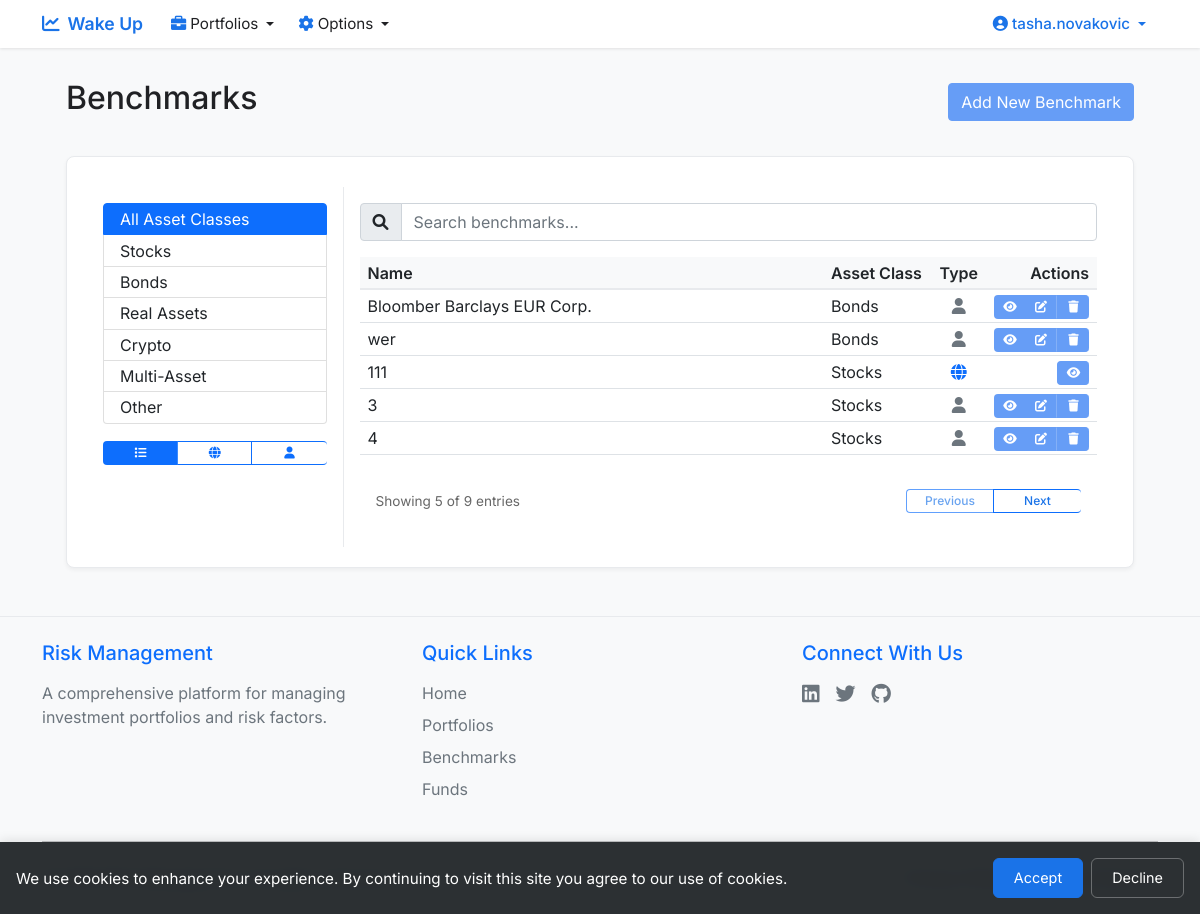
The app's page /get_benchmarks (signed in) with its own data.
### app.py (models this page shows, shortened)
class User(UserMixin, db.Model):
    id = db.Column(db.Integer, primary_key=True)
    email = db.Column(db.String(120), unique=True, nullable=False)
    name = db.Column(db.String(80), nullable=False)
    password_hash = db.Column(db.String(128))
    user_type = db.Column(db.String(20), default='beginner')
    created_at = db.Column(db.DateTime, default=datetime.utcnow)
    birthday = db.Column(db.Date, nullable=True)
    portfolios = db.relationship('Portfolio', backref='user', lazy=True)
    benchmarks = db.relationship('Benchmark', back_populates='user', lazy=True)
    funds = db.relationship('Fund', back_populates='user', lazy=True)
    def is_admin(self):
        return self.user_type == 'admin'

class Benchmark(db.Model):
    __tablename__ = 'benchmark'
    id = db.Column(db.Integer, primary_key=True)
    benchmark_name = db.Column(db.String(120), nullable=False)
    user_id = db.Column(db.Integer, db.ForeignKey('user.id'), nullable=False)
    generic_benchmark = db.Column(db.Integer, nullable=False, default=0)
    risk_factor_id = db.Column(db.Integer, db.ForeignKey('risk_factor.id'), nullable=True)
    beta = db.Column(db.Float, nullable=True)
    mod_duration = db.Column(db.Float, nullable=True)
    fx = db.Column(db.Float, nullable=True)
    usd = db.Column(db.Float, nullable=True)
    us = db.Column(db.Float, nullable=True)
    asset_class = db.Column(db.String(20), nullable=True)
    region = db.Column(db.String(20), nullable=True)
    developed = db.Column(db.String(20), nullable=True)
    bond_rating = db.Column(db.String(20), nullable=True)
    bond_type = db.Column(db.String(20), nullable=True)
    created_at = db.Column(db.DateTime, nullable=False, default=datetime.utcnow)
    user = db.relationship('User', back_populates='benchmarks', lazy=True)
    risk_factor = db.relationship('RiskFactor', back_populates='benchmarks', lazy=True)
    funds = db.relationship('Fund', back_populates='benchmark', lazy=True)

### app.py (the view)
@app.route('/get_benchmarks')
@login_required
def get_benchmarks():
    benchmarks = Benchmark.query.filter(
        (Benchmark.generic_benchmark == 1) |  # Show all generic benchmarks
        (Benchmark.user_id == current_user.id)  # Show user's own benchmarks
    ).order_by(Benchmark.asset_class, Benchmark.benchmark_name).all()
    return render_template('benchmarks.html', benchmarks=benchmarks, asset_classes=ASSET_CLASSES)

### templates/benchmarks.html (shortened to what this page needs)
{% extends "base.html" %}
{% block content %}
<div class="container-fluid px-4">
    <div class="d-flex justify-content-between align-items-center mb-4">
        <h2>Benchmarks</h2>
        <a href="{{ url_for('new_benchmark') }}" class="btn btn-primary">Add New Benchmark</a>
    </div>
    <div class="card" style="padding: 30px 20px 20px 20px;">
        <div class="card-body p-0">
            <div class="row g-0">
                <div class="col-md-3 border-end">
                    <div class="p-3">
                        <div class="list-group">
                            <button type="button" class="list-group-item list-group-item-action active" data-asset-class="all">
                                All Asset Classes
                            </button>
                            {% for asset_class in asset_classes %}
                            <button type="button" class="list-group-item list-group-item-action" data-asset-class="{{ asset_class }}">
                                {{ asset_class }}
                            </button>
                            {% endfor %}
                        </div>
                        <div class="mt-3">
                            <div class="btn-group w-100" role="group">
                                <button type="button" class="btn btn-outline-primary active" data-benchmark-type="all" title="Show All Benchmarks">
                                    <i class="fas fa-list"></i>
                                </button>
                                <button type="button" class="btn btn-outline-primary" data-benchmark-type="generic" title="Show Generic Benchmarks">
                                    <i class="fas fa-globe"></i>
                                </button>
                                <button type="button" class="btn btn-outline-primary" data-benchmark-type="user" title="Show User-Specific Benchmarks">
                                    <i class="fas fa-user"></i>
                                </button>
                            </div>
                        </div>
                    </div>
                </div>
                <div class="col-md-9">
                    <div class="p-3 d-flex flex-column" style="height: 100%;">
                        <div class="mb-3">
                            <div class="input-group">
                                <span class="input-group-text">
                                    <i class="fas fa-search"></i>
                                </span>
                                <input type="text" class="form-control" id="searchInput" placeholder="Search benchmarks...">
                            </div>
                        </div>
                        <div class="table-container flex-grow-1 d-flex flex-column">
                            <div class="table-responsive">
                                <table class="table table-hover mb-0" id="benchmarksTable">
                                    <thead>
                                        <tr>
                                            <th style="width: 65%">Name</th>
                                            <th style="width: 15%">Asset Class</th>
                                            <th style="width: 5%; text-align: center">Type</th>
                                            <th style="width: 15%; text-align: right">Actions</th>
                                        </tr>
                                    </thead>
                                    <tbody>
                                        {% for benchmark in benchmarks %}
                                        <tr data-asset-class="{{ benchmark.asset_class }}" data-benchmark-id="{{ benchmark.id }}">
                                            <td class="text-truncate" style="max-width: 0;">{{ benchmark.benchmark_name }}</td>
                                            <td class="text-truncate" style="max-width: 0;">{{ benchmark.asset_class or '-' }}</td>
                                            <td class="text-center">
                                                {% if benchmark.generic_benchmark %}
                                                <i class="fas fa-globe" style="color: #0d6efd;" title="Generic Benchmark"></i>
                                                {% else %}
                                                <i class="fas fa-user" style="color: #6c757d;" title="User-Specific Benchmark"></i>
                                                {% endif %}
                                            </td>
                                            <td class="text-end">
                                                <div class="btn-group">
                                                    <a href="{{ url_for('view_benchmark', id=benchmark.id) }}"
                                                       class="btn btn-primary btn-sm"
                                                       title="View">
                                                        <i class="fas fa-eye"></i>
                                                    </a>
                                                    {% if current_user.is_admin() or benchmark.user_id == current_user.id %}
                                                    <a href="{{ url_for('edit_benchmark', id=benchmark.id) }}"
                                                       class="btn btn-primary btn-sm"
                                                       title="Edit">
                                                        <i class="fas fa-edit"></i>
                                                    </a>
                                                    <form action="{{ url_for('delete_benchmark', id=benchmark.id) }}" method="POST" style="display: inline;">
                                                        <button type="submit" class="btn btn-primary btn-sm"
                                                                title="Delete"
                                                                onclick="return confirm('Are you sure you want to delete this benchmark?')">
                                                            <i class="fas fa-trash"></i>
                                                        </button>
                                                    </form>
                                                    {% endif %}
                                                </div>
                                            </td>
                                        </tr>
                                        {% endfor %}
                                    </tbody>
                                </table>
                            </div>
                            <div class="d-flex justify-content-between align-items-center mt-3">
                                <div class="ps-3 pagination-text">
                                    Showing <span id="showingCount">0</span> of <span id="totalCount">0</span> entries
                                </div>
                                <div class="btn-group pe-3">
                                    <button type="button" class="btn btn-outline-primary" id="prevPage" disabled>Previous</button>
                                    <button type="button" class="btn btn-outline-primary" id="nextPage" disabled>Next</button>
                                </div>
                            </div>
                        </div>
                    </div>
                </div>
            </div>
        </div>
    </div>
</div>
{% endblock %}

### templates/base.html (shortened to what this page needs)
<!DOCTYPE html>
<html lang="en">
<head>
    <link href="https://cdn.jsdelivr.net/npm/bootstrap@5.1.3/dist/css/bootstrap.min.css" rel="stylesheet">
    <link href="https://cdnjs.cloudflare.com/ajax/libs/font-awesome/6.0.0/css/all.min.css" rel="stylesheet">
</head>
<body>
    <nav class="navbar navbar-expand-lg">
        <div class="container">
            <a class="navbar-brand" href="{{ url_for('home') }}">
                <i class="fas fa-chart-line me-2"></i>Wake Up
            </a>
            <div class="collapse navbar-collapse" id="navbarNav">
                <ul class="navbar-nav me-auto">
                    {% if current_user.is_authenticated %}
                    <li class="nav-item dropdown">
                        <a class="nav-link dropdown-toggle" href="#" id="portfoliosDropdown" role="button" data-bs-toggle="dropdown">
                            <i class="fas fa-briefcase me-1"></i>Portfolios
                        </a>
                    </li>
                    <li class="nav-item dropdown">
                        <a class="nav-link dropdown-toggle" href="#" id="optionsDropdown" role="button" data-bs-toggle="dropdown">
                            <i class="fas fa-cog me-1"></i>Options
                        </a>
                    </li>
                    {% endif %}
                </ul>
                <ul class="navbar-nav ms-auto">
                    {% if current_user.is_authenticated %}
                    <li class="nav-item dropdown">
                        <a class="nav-link dropdown-toggle profile-link" href="#" id="profileDropdown" role="button" data-bs-toggle="dropdown">
                            <i class="fas fa-user-circle me-1"></i>{{ current_user.name }}
                        </a>
                    </li>
                    {% endif %}
                </ul>
            </div>
        </div>
    </nav>
    <div class="main-content">
        <div class="container mt-4 pb-5">
            {% block content %}{% endblock %}
        </div>
    </div>
    <div id="cookieConsent" class="cookie-consent" style="display: none;">
        <div class="cookie-content">
            <p>We use cookies to enhance your experience. By continuing to visit this site you agree to our use of cookies.</p>
            <div class="cookie-buttons">
                <button onclick="acceptCookies()" class="btn btn-primary">Accept</button>
                <button onclick="declineCookies()" class="btn btn-secondary">Decline</button>
            </div>
        </div>
    </div>
    <footer class="footer mt-auto py-4 bg-light">
        <div class="container">
            <div class="row">
                <div class="col-md-4 mb-3 mb-md-0">
                    <h5 class="text-primary mb-3">Risk Management</h5>
                    <p class="text-muted mb-0">A comprehensive platform for managing investment portfolios and risk factors.</p>
                </div>
                <div class="col-md-4 mb-3 mb-md-0">
                    <h5 class="text-primary mb-3">Quick Links</h5>
                    <ul class="list-unstyled">
                        <li class="mb-2"><a href="{{ url_for('home') }}" class="text-decoration-none text-muted">Home</a></li>
                        <li class="mb-2"><a href="{{ url_for('get_portfolios') }}" class="text-decoration-none text-muted">Portfolios</a></li>
                        <li class="mb-2"><a href="{{ url_for('get_benchmarks') }}" class="text-decoration-none text-muted">Benchmarks</a></li>
                        <li class="mb-2"><a href="{{ url_for('get_funds') }}" class="text-decoration-none text-muted">Funds</a></li>
                    </ul>
                </div>
                <div class="col-md-4">
                    <h5 class="text-primary mb-3">Connect With Us</h5>
                    <div class="d-flex gap-3">
                        <a href="#" class="text-muted text-decoration-none" title="LinkedIn">
                            <i class="fab fa-linkedin fa-lg"></i>
                        </a>
                        <a href="#" class="text-muted text-decoration-none" title="Twitter">
                            <i class="fab fa-twitter fa-lg"></i>
                        </a>
                        <a href="#" class="text-muted text-decoration-none" title="GitHub">
                            <i class="fab fa-github fa-lg"></i>
                        </a>
                    </div>
                </div>
            </div>
            <div class="row align-items-center">
                <div class="col-md-6 text-center text-md-start">
                    <p class="text-muted mb-0">&copy; {{ now.year }} Risk Management. All rights reserved.</p>
                </div>
                <div class="col-md-6 text-center text-md-end">
                    <a href="{{ url_for('privacy_policy') }}" class="text-muted text-decoration-none me-3">Privacy Policy</a>
                    <a href="#" class="text-muted text-decoration-none">Terms of Service</a>
                </div>
            </div>
        </div>
    </footer>
</body>
</html>

### records on screen
User: name "tasha.novakovic"
Benchmark: benchmark_name "Bloomber Barclays EUR Corp.", asset_class "Bonds", generic_benchmark 0 (drawn)
Benchmark: benchmark_name "wer", asset_class "Bonds", generic_benchmark 0 (drawn)
Benchmark: benchmark_name "111", asset_class "Stocks", generic_benchmark 1 (drawn)
Benchmark: benchmark_name "3", asset_class "Stocks", generic_benchmark 0 (drawn)
Benchmark: benchmark_name "4", asset_class "Stocks", generic_benchmark 0 (drawn)

### other values on screen
{{ asset_class }} "Stocks" "Bonds" "Real Assets" "Crypto" "Multi-Asset" "Other"
